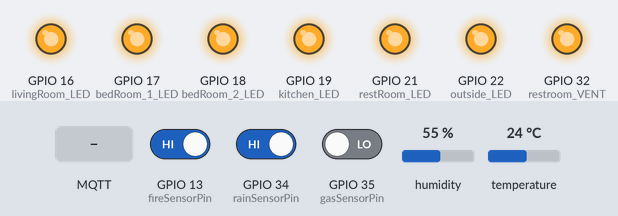
A program run on a simulated ESP32. Shown: output pins drawn as LEDs (lit = HIGH). The inputs (shaded band) are chosen by the test bench; at power-on: GPIO 13 (fireSensorPin) HIGH, GPIO 34 (rainSensorPin) HIGH, GPIO 35 (gasSensorPin) LOW, humidity 55 %, temperature 24 °C. WiFi joins after 1.5 s; servers stay silent unless stated; no MQTT or app messages arrive unless stated; pins used as bus, display or sensor lines are not drawn; what the program prints to the serial monitor is not drawn.

Above: at 4.7 s.
4.8 s: MQTT message "on" arrives on the first subscribed topic
At 6.0 s:
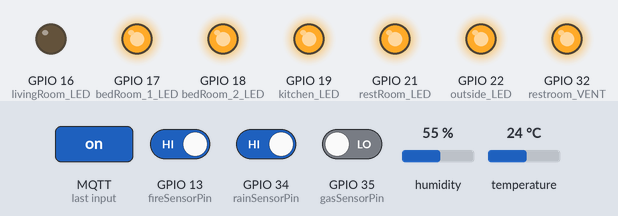
6.3 s: MQTT message "on" arrives on the second subscribed topic
At 7.1 s:
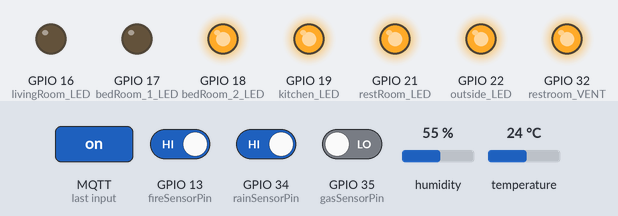
7.8 s: MQTT message "off" arrives on the first subscribed topic
At 8.3 s:
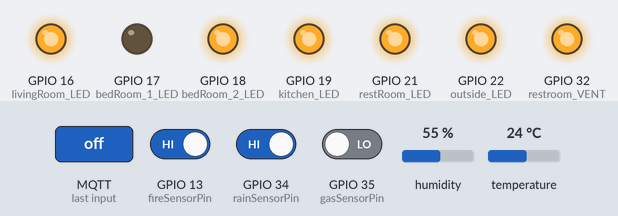
9.3 s: MQTT message "on" arrives on the third subscribed topic
At 10.5 s:
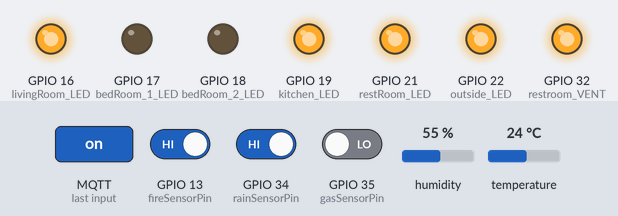
10.8 s: MQTT message "off" arrives on the second subscribed topic
At 11.8 s:
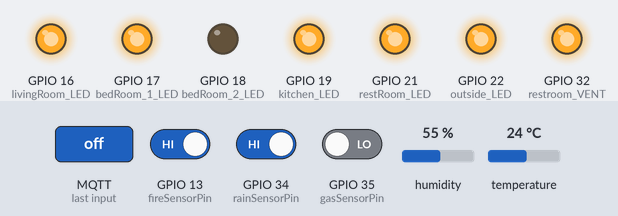
12.3 s: MQTT message "off" arrives on the third subscribed topic
At 12.9 s:
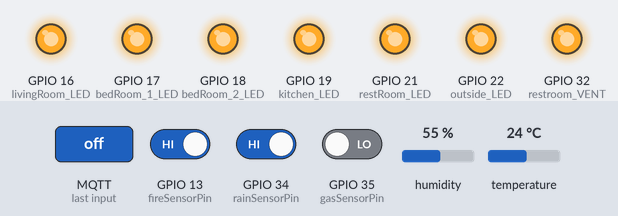
Timing chart, 0 to 14.8 s (numbered marks = the images above; inputs shaded):
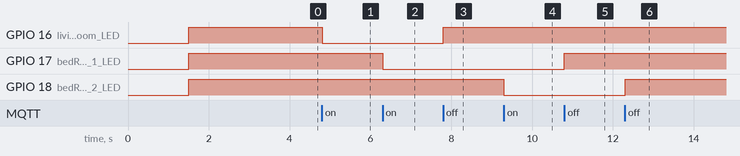

The program:

main.cpp
```cpp
#include <Arduino.h>
#include <DHT.h>
#include <PubSubClient.h>
#include <WiFi.h>
#include <WiFiClient.h>
#include <Wire.h>

#define livingRoom_LED 16   // Living Room LED
#define bedRoom_1_LED 17    // Bedroom 1 LED
#define bedRoom_2_LED 18    // Bedroom 2 LED
#define kitchen_LED 19      // Kitchen LED
#define restRoom_LED 21     // Restroom LED
#define outside_LED 22      // Outside LED
#define dhtPin 23           // DHT11
#define motionSensorPin 4   // Motion Sensor
#define photoResistorPin 33 // Photo Resistor - Analog
#define restroom_VENT 32    // Restroom Ventilator

#define rainSensorPin 34       // Rain Sensor - Analog Input Only
#define rainSensorActionPin 25 // Rain Sensor Action
#define gasSensorPin 35        // Gas Sensor - Analog Input Only
#define gasSensorActionPin 26  // Gas Sensor Action
#define fireSensorPin 13       // Fire Sensor - Analog Input Only
#define fireSensorActionPin 14 // Fire Sensor Action

#define dhtTYPE DHT11

DHT dht(dhtPin, dhtTYPE);
WiFiClient client;
PubSubClient mqttClient(client);

// const String ssid = "UIT BaoVe";
// const String pass = "uitlaso1";

// const String ssid = "MA VI_2.4G";
// const String pass = "17121980";

// const String ssid = "My Home 1";
// const String pass = "1234@67890";

// const String ssid = "Thanh_Cong";
// const String pass = "48484848";

const String ssid = "UIT P. CTSV";
const String pass = "khcobiet";

// const char *serverMQTT = "192.168.26.225";          // Local VM
const char *serverMQTT = "34.125.252.87"; // GCP
const int portMQTT = 1883;
const char *idMQTT = "esp32";
const char *userMQTT = "NT114";
const char *passMQTT = "NT114iot";

const char *topicSub_LivingRoom_Light = "livingroom/light";
const char *topicSub_BedRoom1_Light = "bedroom1/light";
const char *topicSub_BedRoom2_Light = "bedroom2/light";
const char *topicSub_Kitchen_Light = "kitchen/light";
const char *topicSub_Kitchen_GasSensor = "kitchen/gasSensor";
const char *topicSub_Kitchen_FireSensor = "kitchen/fireSensor";
const char *topicSub_RestRoom_Light = "restroom/light";
const char *topicSub_RestRoom_Vent = "restroom/vent";
const char *topicSub_Outside_Light = "outside/light";
const char *topicSub_Outside_RainSensor = "outside/rainSensor";

const char *topicPub = "from-esp32";
const char *topicPub_dhtHumid = "general/dht11/humidity";
const char *topicPub_dhtTemp = "general/dht11/temperature";
const char *topicPub_gasSensor = "general/gasSensor";
const char *topicPub_fireSensor = "general/fireSensor";
const char *topicPub_rainSensor = "general/rainSensor";

unsigned long dhtLastTime = 0;
unsigned long dhtInterval = 2000; // 2 seconds
unsigned long rainSensorLastTime = 0;
unsigned long rainSensorInterval = 500; // 3 minutes
unsigned long gasSensorLastTime = 0;
unsigned long gasSensorInterval = 500; // 3 minutes
unsigned long fireSensorLastTime = 0;
unsigned long fireSensorInterval = 500; // 3 minutes
unsigned long outsideLightLastTime = 0;
unsigned long outsideLightInterval = 500; // 0.5 seconds
unsigned long photoResistorThreshold = 2000; // Light = 0 -> 4095 = Dark

bool outsideAutoLighting = false;
bool outsideAutoLightingState = false;
bool dhtValid = true;
bool gasSensorEnabled = true;
bool fireSensorEnabled = true;
bool rainSensorEnabled = true;

void callBack(char *topic, byte *payload, unsigned int length) {
    Serial.print("\tMessage arrived!\nTopic: ");
    Serial.println(topic);
    Serial.print("Message: ");
    String message, strTopic = String(topic);
    for (size_t i = 0; i < length; i++)
        message += (char)payload[i];
    Serial.println(message);

    if (strTopic == topicSub_LivingRoom_Light) {
        if (message == "on") {
            digitalWrite(livingRoom_LED, LOW);
            Serial.println("Living Room Light - ON");

        } else if (message == "off") {
            digitalWrite(livingRoom_LED, HIGH);
            Serial.println("Living Room Light - OFF");
        }
    } else if (strTopic == topicSub_BedRoom1_Light) {
        if (message == "on") {
            digitalWrite(bedRoom_1_LED, LOW);
            Serial.println("Bedroom 1 Light - ON");

        } else if (message == "off") {
            digitalWrite(bedRoom_1_LED, HIGH);
            Serial.println("Bedroom 1 Light - OFF");
        }
    } else if (strTopic == topicSub_BedRoom2_Light) {
        if (message == "on") {
            digitalWrite(bedRoom_2_LED, LOW);
            Serial.println("Bedroom 2 Light - ON");

        } else if (message == "off") {
            digitalWrite(bedRoom_2_LED, HIGH);
            Serial.println("Bedroom 2 Light - OFF");
        }
    } else if (strTopic == topicSub_Kitchen_Light) {
        if (message == "on") {
            digitalWrite(kitchen_LED, LOW);
            Serial.println("Kitchen Light - ON");

        } else if (message == "off") {
            digitalWrite(kitchen_LED, HIGH);
            Serial.println("Kitchen Light - OFF");
        }
    } else if (strTopic == topicSub_Kitchen_GasSensor) {
        if (message == "disable") {
            gasSensorEnabled = false;
            Serial.println("Gas Sensor - OFF");

        } else if (message == "enable") {
            gasSensorEnabled = true;
            Serial.println("Gas Sensor - ON");

        } else if (message == "stop action") {
            digitalWrite(gasSensorActionPin, HIGH);
            Serial.println("Gas Sensor Vent Fan - STOPPED");
        }
    } else if (strTopic == topicSub_Kitchen_FireSensor) {
        if (message == "disable") {
            fireSensorEnabled = false;
            Serial.println("Fire Sensor - OFF");

        } else if (message == "enable") {
            fireSensorEnabled = true;
            Serial.println("Fire Sensor - ON");

        } else if (message == "stop action") {
            digitalWrite(fireSensorActionPin, HIGH);
            Serial.println("Fire Sensor Buzzer - STOPPED");
        }
    } else if (strTopic == topicSub_RestRoom_Light) {
        if (message == "on") {
            digitalWrite(restRoom_LED, LOW);
            Serial.println("Restroom Light - ON");

        } else if (message == "off") {
            digitalWrite(restRoom_LED, HIGH);
            Serial.println("Restroom Light - OFF");
        }
    } else if (strTopic == topicSub_RestRoom_Vent) {
        if (message == "on") {
            digitalWrite(restroom_VENT, LOW);
            Serial.println("Restroom Ventilator - ON");

        } else if (message == "off") {
            digitalWrite(restroom_VENT, HIGH);
            Serial.println("Restroom Ventilator - OFF");
        }
    } else if (strTopic == topicSub_Outside_Light) {
        if (message == "false") { // because the switch is reversed to ensure the Light Switch is disabled
            outsideAutoLighting = true;
            Serial.println("Outside Light - AUTO ON");

        } else if (message == "true") {
            outsideAutoLighting = false;
            Serial.println("Outside Light - AUTO OFF");

        } else if (message == "on") {
            digitalWrite(outside_LED, LOW);
            Serial.println("Outside Light - ON");

        } else if (message == "off") {
            digitalWrite(outside_LED, HIGH);
            Serial.println("Outside Light - OFF");
        }
    } else if (strTopic == topicSub_Outside_RainSensor) {
        if (message == "disable") {
            rainSensorEnabled = false;
            Serial.println("Rain Sensor - OFF");

        } else if (message == "enable") {
            rainSensorEnabled = true;
            Serial.println("Rain Sensor - ON");

        } else if (message == "stop action") {
            digitalWrite(rainSensorActionPin, HIGH);
            Serial.println("Rain Sensor Motor - STOPPED");
        }
    }

    Serial.println("------------------------------");
}

void connectWIFI() {
    Serial.print("Connecting to WiFi...");
    WiFi.begin(ssid, pass);
    WiFi.reconnect();
    while (WiFi.status() != WL_CONNECTED) {
        delay(500);
        Serial.print(".");
    }

    Serial.println("\nConnected to the WiFi: " + ssid);
    Serial.println("IP Address: " + WiFi.localIP().toString());
    Serial.println();
}

void connectMQTT() {
    mqttClient.setServer(serverMQTT, portMQTT);
    mqttClient.setCallback(callBack);

    Serial.print("Connecting to MQTT Broker...");
    while (!mqttClient.connect(idMQTT, userMQTT, passMQTT)) {
        delay(500);
        Serial.print(".");
    }
    Serial.println("\nConnected to MQTT Broker: " + String(serverMQTT) + ":" + String(portMQTT));
    Serial.println();
    mqttClient.publish(topicPub, "Hello from ESP32");
}

void pinModes() {
    pinMode(livingRoom_LED, OUTPUT);
    pinMode(bedRoom_1_LED, OUTPUT);
    pinMode(bedRoom_2_LED, OUTPUT);
    pinMode(kitchen_LED, OUTPUT);
    pinMode(restRoom_LED, OUTPUT);
    pinMode(restroom_VENT, OUTPUT);
    pinMode(outside_LED, OUTPUT);
    pinMode(dhtPin, INPUT);
    pinMode(motionSensorPin, INPUT);
    pinMode(photoResistorPin, INPUT);

    pinMode(rainSensorPin, INPUT);
    pinMode(gasSensorPin, INPUT);
    pinMode(fireSensorPin, INPUT);
    pinMode(rainSensorActionPin, OUTPUT);
    pinMode(gasSensorActionPin, OUTPUT);
    pinMode(fireSensorActionPin, OUTPUT);
}

void initiateLightState(){
    digitalWrite(livingRoom_LED, HIGH);
    digitalWrite(bedRoom_1_LED, HIGH);
    digitalWrite(bedRoom_2_LED, HIGH);
    digitalWrite(kitchen_LED, HIGH);
    digitalWrite(restRoom_LED, HIGH);
    digitalWrite(restroom_VENT, HIGH);
    digitalWrite(outside_LED, HIGH);

    digitalWrite(rainSensorActionPin, HIGH);
    digitalWrite(gasSensorActionPin, HIGH);
    digitalWrite(fireSensorActionPin, HIGH);
}

void subscribeTopics() {
    mqttClient.subscribe(topicSub_LivingRoom_Light);
    mqttClient.subscribe(topicSub_BedRoom1_Light);
    mqttClient.subscribe(topicSub_BedRoom2_Light);
    mqttClient.subscribe(topicSub_Kitchen_Light);
    mqttClient.subscribe(topicSub_Kitchen_GasSensor);
    mqttClient.subscribe(topicSub_Kitchen_FireSensor);
    mqttClient.subscribe(topicSub_RestRoom_Light);
    mqttClient.subscribe(topicSub_RestRoom_Vent);
    mqttClient.subscribe(topicSub_Outside_Light);
    mqttClient.subscribe(topicSub_Outside_RainSensor);
}

void sendDHT11() {
    if (millis() - dhtLastTime > dhtInterval) {
        dhtLastTime = millis();
        double humid = dht.readHumidity();
        double temp = dht.readTemperature();
        dhtValid = !(isnan(humid) || isnan(temp) || humid < 0 || humid > 100);

        if (dhtValid) {
            mqttClient.publish(topicPub_dhtTemp, String(temp).c_str());
            mqttClient.publish(topicPub_dhtHumid, String(humid).c_str());
        }
    }
}

void rainSensorAction() {
    if (rainSensorEnabled) {
        if (millis() - rainSensorLastTime > rainSensorInterval) {
            rainSensorLastTime = millis();
            int value = digitalRead(rainSensorPin); // 0: water detected, 1: no water detected
            digitalWrite(rainSensorActionPin, value);
            mqttClient.publish(topicPub_rainSensor, String(!value).c_str());
        }
    }
}

void gasSensorAction() {
    if (gasSensorEnabled) {
        if (millis() - gasSensorLastTime > gasSensorInterval) {
            gasSensorLastTime = millis();
            int value = digitalRead(gasSensorPin);  // 0: gas detected, 1: no gas
            // Serial.println("Gas Sensor: " + String(value));
            digitalWrite(gasSensorActionPin, value);    // 0: turn on, 1: turn off
            mqttClient.publish(topicPub_gasSensor, String(!value).c_str()); // 0: no gas, 1: gas detected
        }
    }
}

void fireSensorAction() {
    if (fireSensorEnabled) {
        if (millis() - fireSensorLastTime > fireSensorInterval) {
            fireSensorLastTime = millis();
            int value = digitalRead(fireSensorPin);
            digitalWrite(fireSensorActionPin, !value);
            mqttClient.publish(topicPub_fireSensor, String(!value).c_str());
        }
    }
}

void outsideAutoLightingFunc() {
    if (outsideAutoLighting) {
        if (millis() - outsideLightLastTime > outsideLightInterval) {
            outsideLightLastTime = millis();
            int photoresistorValue = analogRead(photoResistorPin);
            // Serial.println("PhotoResistor: " + String(photoresistorValue));
            int motionSensorValue = digitalRead(motionSensorPin);
            Serial.println("MotionSensor: " + String(motionSensorValue));
            // Serial.println("Motion Sensor: " + String(motionSensorValue));
            outsideAutoLightingState = (photoresistorValue > photoResistorThreshold) || motionSensorValue;
            digitalWrite(outside_LED, !outsideAutoLightingState);
        }
    }
}


void sendToServer() {
    sendDHT11();
    rainSensorAction();
    gasSensorAction();
    fireSensorAction();
    outsideAutoLightingFunc();
}

void setup() {
    // put your setup code here, to run once:
    Serial.begin(9600);
    connectWIFI();
    pinModes();
    initiateLightState();
    delay(1000);
    connectMQTT();
    delay(1000);
    subscribeTopics();
}

void loop() {
    // put your main code here, to run repeatedly:
    mqttClient.loop();
    sendToServer();
}
```

Measured:
- after the input at 4.8 s, GPIO 16 (livingRoom_LED): HIGH → LOW at once
- after the input at 6.3 s, GPIO 17 (bedRoom_1_LED): HIGH → LOW at once
- after the input at 7.8 s, GPIO 16 (livingRoom_LED): LOW → HIGH at once
- after the input at 9.3 s, GPIO 18 (bedRoom_2_LED): HIGH → LOW at once
- after the input at 10.8 s, GPIO 17 (bedRoom_1_LED): LOW → HIGH at once
- after the input at 12.3 s, GPIO 18 (bedRoom_2_LED): LOW → HIGH at once
